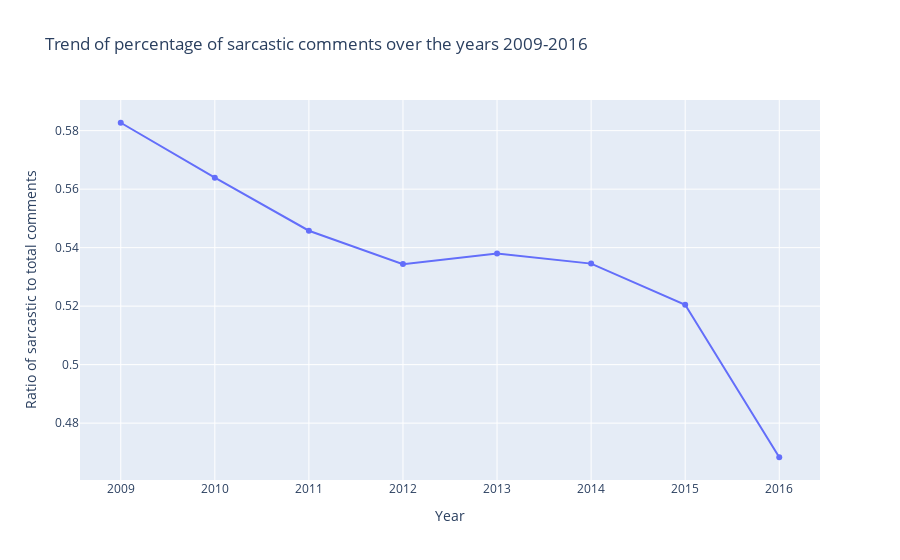

Notebook code for this chart:
### Code cell
x = [2009,2010,2011,2012,2013,2014,2015,2016]
y = [sorted_year_ratio[i] for i in x]

import plotly.graph_objects as go
fig = go.Figure([go.Scatter(x=x, y=y)])
#fig = go.Figure([go.Scatter(x=train['date'], y=train['date'].value_counts())])
fig.update_layout(title_text="Trend of percentage of sarcastic comments over the years 2009-2016",
                 xaxis=dict(title='Year'),
                 yaxis=dict(title='Ratio of sarcastic to total comments'))
fig.show()

### Figure 1 — Plotly figure (JSON) as saved in the notebook; plotly's stock layout.template omitted (floating-point values rounded to 4 significant figures)
{"data": [{"type": "scatter", "x": [2009, 2010, 2011, 2012, 2013, 2014, 2015, 2016], "y": [0.5827, 0.5639, 0.5458, 0.5344, 0.538, 0.5345, 0.5205, 0.4683]}], "layout": {"title": {"text": "Trend of percentage of sarcastic comments over the years 2009-2016"}, "xaxis": {"title": {"text": "Year"}}, "yaxis": {"title": {"text": "Ratio of sarcastic to total comments"}}}}
